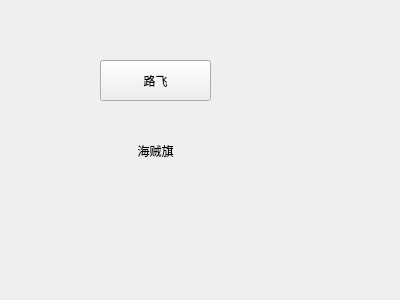
<?xml version="1.0" encoding="UTF-8"?>
<ui version="4.0">
 <class>Widget</class>
 <widget class="QWidget" name="Widget">
  <property name="geometry">
   <rect>
    <x>0</x>
    <y>0</y>
    <width>400</width>
    <height>300</height>
   </rect>
  </property>
  <property name="windowTitle">
   <string>Widget</string>
  </property>
  <widget class="QPushButton" name="pushButton">
   <property name="geometry">
    <rect>
     <x>100</x>
     <y>60</y>
     <width>111</width>
     <height>41</height>
    </rect>
   </property>
   <property name="text">
    <string>路飞</string>
   </property>
   <property name="icon">
    <iconset resource="res.qrc">
     <normaloff>:/Image/Luffy.png</normaloff>:/Image/Luffy.png</iconset>
   </property>
   <property name="iconSize">
    <size>
     <width>32</width>
     <height>32</height>
    </size>
   </property>
  </widget>
  <widget class="QToolButton" name="toolButton">
   <property name="geometry">
    <rect>
     <x>100</x>
     <y>130</y>
     <width>111</width>
     <height>41</height>
    </rect>
   </property>
   <property name="text">
    <string>海贼旗</string>
   </property>
   <property name="icon">
    <iconset resource="res.qrc">
     <normaloff>:/Image/OnePiece.png</normaloff>:/Image/OnePiece.png</iconset>
   </property>
   <property name="iconSize">
    <size>
     <width>32</width>
     <height>32</height>
    </size>
   </property>
   <property name="toolButtonStyle">
    <enum>Qt::ToolButtonTextBesideIcon</enum>
   </property>
   <property name="autoRaise">
    <bool>true</bool>
   </property>
  </widget>
 </widget>
 <layoutdefault spacing="6" margin="11"/>
 <resources>
  <include location="res.qrc"/>
 </resources>
 <connections/>
</ui>
